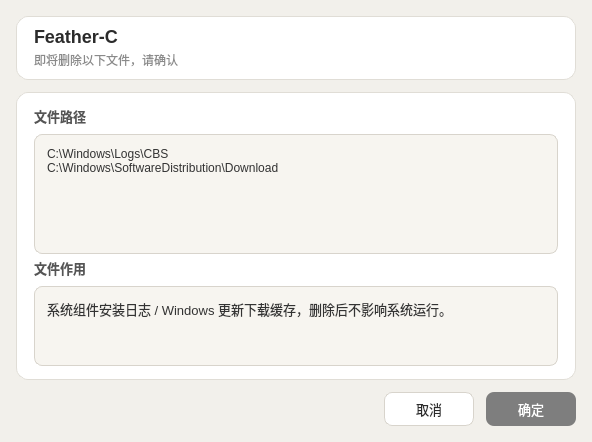
<?xml version="1.0" encoding="UTF-8"?>
<ui version="4.0">
 <class>ConfirmDialog</class>
 <widget class="QDialog" name="ConfirmDialog">
  <property name="geometry">
   <rect>
    <x>0</x>
    <y>0</y>
    <width>592</width>
    <height>442</height>
   </rect>
  </property>
  <property name="minimumSize">
   <size>
    <width>480</width>
    <height>320</height>
   </size>
  </property>
  <property name="windowTitle">
   <string>确认清理</string>
  </property>
  <property name="styleSheet">
   <string notr="true">/* 对话框整体背景 */
QDialog {
    background-color: #F2F0EB;
}

/* 顶部标题卡片 */
QWidget#titleCard {
    background-color: #FFFFFF;
    border: 1px solid #E0DDD6;
    border-radius: 12px;
}
QLabel#appNameLabel {
    font-size: 18px;
    font-weight: bold;
    color: #2B2B2B;
}
QLabel#appHintLabel {
    font-size: 12px;
    color: #8A8A8A;
}

/* 中部内容卡片 */
QWidget#contentCard {
    background-color: #FFFFFF;
    border: 1px solid #E0DDD6;
    border-radius: 12px;
}
QLabel#pathTitleLabel {
    font-size: 13px;
    font-weight: bold;
    color: #555555;
}
QPlainTextEdit#pathEdit {
    background-color: #F7F5F0;
    border: 1px solid #D8D4CC;
    border-radius: 8px;
    padding: 8px;
    font-family: Consolas, &quot;Courier New&quot;, monospace;
    font-size: 12px;
    color: #333333;
}
QLabel#descTitleLabel {
    font-size: 13px;
    font-weight: bold;
    color: #555555;
}
QPlainTextEdit#descEdit {
    background-color: #F7F5F0;
    border: 1px solid #D8D4CC;
    border-radius: 8px;
    padding: 8px;
    font-size: 13px;
    color: #333333;
}

/* 底部按钮 */
QPushButton#okBtn {
    background-color: #4A90E2;
    color: #FFFFFF;
    border: none;
    border-radius: 8px;
    padding: 8px 22px;
    font-size: 13px;
}
QPushButton#okBtn:hover {
    background-color: #357ABD;
}
QPushButton#okBtn:pressed {
    background-color: #2C6BA8;
}

QPushButton#cancelBtn {
    background-color: #FFFFFF;
    color: #2B2B2B;
    border: 1px solid #D8D4CC;
    border-radius: 8px;
    padding: 8px 22px;
    font-size: 13px;
}
QPushButton#cancelBtn:hover {
    background-color: #F7F5F0;
    border: 1px solid #4A90E2;
    color: #2C6BA8;
}
QPushButton#cancelBtn:pressed {
    background-color: #E8F0FB;
    border: 1px solid #357ABD;
}

/* 滚动条美化 */
QScrollBar:vertical {
    background: transparent;
    width: 10px;
    margin: 0;
}
QScrollBar::handle:vertical {
    background: #C8C4BC;
    border-radius: 5px;
    min-height: 30px;
}
QScrollBar::handle:vertical:hover {
    background: #A8A49C;
}
QScrollBar::add-line:vertical,
QScrollBar::sub-line:vertical {
    height: 0;
}
QScrollBar::add-page:vertical,
QScrollBar::sub-page:vertical {
    background: transparent;
}</string>
  </property>
  <layout class="QVBoxLayout" name="rootLayout">
   <property name="spacing">
    <number>12</number>
   </property>
   <property name="leftMargin">
    <number>16</number>
   </property>
   <property name="topMargin">
    <number>16</number>
   </property>
   <property name="rightMargin">
    <number>16</number>
   </property>
   <property name="bottomMargin">
    <number>16</number>
   </property>
   <item>
    <widget class="QWidget" name="titleCard" native="true">
     <property name="minimumSize">
      <size>
       <width>0</width>
       <height>64</height>
      </size>
     </property>
     <property name="maximumSize">
      <size>
       <width>16777215</width>
       <height>64</height>
      </size>
     </property>
     <layout class="QVBoxLayout" name="titleLayout">
      <property name="spacing">
       <number>2</number>
      </property>
      <property name="leftMargin">
       <number>18</number>
      </property>
      <property name="topMargin">
       <number>10</number>
      </property>
      <property name="rightMargin">
       <number>18</number>
      </property>
      <property name="bottomMargin">
       <number>10</number>
      </property>
      <item>
       <widget class="QLabel" name="appNameLabel">
        <property name="text">
         <string>Feather-C</string>
        </property>
       </widget>
      </item>
      <item>
       <widget class="QLabel" name="appHintLabel">
        <property name="text">
         <string>即将删除以下文件，请确认</string>
        </property>
       </widget>
      </item>
     </layout>
    </widget>
   </item>
   <item>
    <widget class="QWidget" name="contentCard" native="true">
     <layout class="QVBoxLayout" name="contentLayout">
      <property name="spacing">
       <number>8</number>
      </property>
      <property name="leftMargin">
       <number>18</number>
      </property>
      <property name="topMargin">
       <number>14</number>
      </property>
      <property name="rightMargin">
       <number>18</number>
      </property>
      <property name="bottomMargin">
       <number>14</number>
      </property>
      <item>
       <widget class="QLabel" name="pathTitleLabel">
        <property name="text">
         <string>文件路径</string>
        </property>
       </widget>
      </item>
      <item>
       <widget class="QPlainTextEdit" name="pathEdit">
        <property name="minimumSize">
         <size>
          <width>0</width>
          <height>120</height>
         </size>
        </property>
        <property name="readOnly">
         <bool>true</bool>
        </property>
        <property name="plainText">
         <string>C:\Windows\Logs\CBS
C:\Windows\SoftwareDistribution\Download</string>
        </property>
       </widget>
      </item>
      <item>
       <widget class="QLabel" name="descTitleLabel">
        <property name="text">
         <string>文件作用</string>
        </property>
       </widget>
      </item>
      <item>
       <widget class="QPlainTextEdit" name="descEdit">
        <property name="minimumSize">
         <size>
          <width>0</width>
          <height>80</height>
         </size>
        </property>
        <property name="readOnly">
         <bool>true</bool>
        </property>
        <property name="plainText">
         <string>系统组件安装日志 / Windows 更新下载缓存，删除后不影响系统运行。</string>
        </property>
       </widget>
      </item>
     </layout>
    </widget>
   </item>
   <item>
    <layout class="QHBoxLayout" name="buttonLayout">
     <property name="spacing">
      <number>12</number>
     </property>
     <item>
      <spacer name="buttonSpacer">
       <property name="orientation">
        <enum>Qt::Orientation::Horizontal</enum>
       </property>
       <property name="sizeHint" stdset="0">
        <size>
         <width>40</width>
         <height>20</height>
        </size>
       </property>
      </spacer>
     </item>
     <item>
      <widget class="QPushButton" name="cancelBtn">
       <property name="minimumSize">
        <size>
         <width>90</width>
         <height>34</height>
        </size>
       </property>
       <property name="cursor">
        <cursorShape>PointingHandCursor</cursorShape>
       </property>
       <property name="text">
        <string>取消</string>
       </property>
      </widget>
     </item>
     <item>
      <widget class="QPushButton" name="okBtn">
       <property name="minimumSize">
        <size>
         <width>90</width>
         <height>34</height>
        </size>
       </property>
       <property name="cursor">
        <cursorShape>PointingHandCursor</cursorShape>
       </property>
       <property name="styleSheet">
        <string notr="true">background-color: rgba(110, 110, 110, 224);</string>
       </property>
       <property name="text">
        <string>确定</string>
       </property>
      </widget>
     </item>
    </layout>
   </item>
  </layout>
 </widget>
 <resources/>
 <connections/>
</ui>
